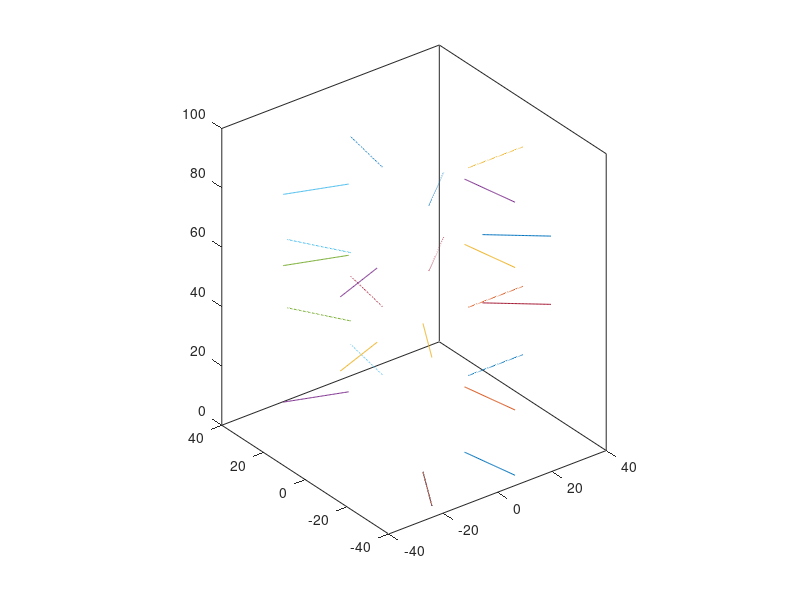

Write MATLAB code to recreate this figure. (Note: this script raises an error after producing the figure.)
% ------------------------------------------------------------------
% Script: cp_model
% Purpose: drawing cp_model for visualization
% HB 20080717
% ------------------------------------------------------------------

% Output to txt file
clear
outputFile = '/mol/ish/Data/Huy_tmp/axoneme/rs_ascii.mod';

% Radial spoke position
rsOrient = [14 37 84 107 154 177; 
			45 67 115 137 185 207;
			11 34 81 104 151 174;
			35 58 105 128 175 198;
			19 65 89 135 159 205;
			42 67 112 137 182 207;
			0 50 0 0 0 0;
			3 25 73 95 143 165;
			46 69 116 139 186 209];

% Draw central pair
drawCylinder([0 0 0 0 0 225 20],'close')

directives.pointsize = 8;
directives.type = 'scattered';

radius = 40;
theta = 90*pi/180;
phi = 0;
increment = 2*pi/size(rsOrient, 1);

for doubletId = 1:size(rsOrient, 1)	
	disp(['DoubletID: ' num2str(doubletId)]);
	contour = [];
	for rsId = 1:size(rsOrient, 2)		
		line = createLine3d([0 0 rsOrient(doubletId, rsId)], theta, phi);
		% Create sphere
		p1 = [radius 0 rsOrient(doubletId, rsId)];
		p2 = [-radius 0 rsOrient(doubletId, rsId)];
		p3 = [0 radius rsOrient(doubletId, rsId)];
		p4 = [0 0 rsOrient(doubletId, rsId)+radius];
		sphere = createSphere(p1, p2, p3, p4);
		gc = intersectLineSphere(line, sphere); % Intersect

		% Getting the correct point on line
		if (phi >= 2*pi)
			phi = phi - 2*pi;
		end
 		
		if (phi <= pi/2)
			if (gc(1,1) >= 0 && gc(1,2) >= 0)
				ptsEnd = gc(1.,:);
			else
				ptsEnd = gc(2.,:);	
			end
		elseif (phi <= pi)
			if (gc(1,1) <= 0 && gc(1,2) >= 0)
				ptsEnd = gc(1.,:);
			else
				ptsEnd = gc(2.,:);	
			end
		elseif (phi <= pi*3/2)
			if (gc(1,1) <= 0 && gc(1,2) <= 0)
				ptsEnd = gc(1.,:);
			else
				ptsEnd = gc(2.,:);	
			end
		elseif (phi < pi*2)	
			if (gc(1,1) >= 0 && gc(1,2) <= 0)
				ptsEnd = gc(1.,:);
			else
				ptsEnd = gc(2.,:);	
			end
		end
		contour = [contour ; ptsEnd];
		xi = linspace(ptsEnd(1)/2,ptsEnd(1), 50);
		yi = linspace(ptsEnd(2)/2,ptsEnd(2), 50);
		zi = linspace(rsOrient(doubletId, rsId), rsOrient(doubletId, rsId), 50);
		plot3(xi, yi , zi);
		hold on
	end
	model.(['object' num2str(doubletId)]).contour1 = contour;
	directives.name = ['RS ' num2str(doubletId)];
	model.(['object' num2str(doubletId)]).directives = directives;
	phi = phi + increment;
end

axis([-radius radius -radius radius 0 100])
axis equal, box on

write_imod_ascii(model, outputFile);
